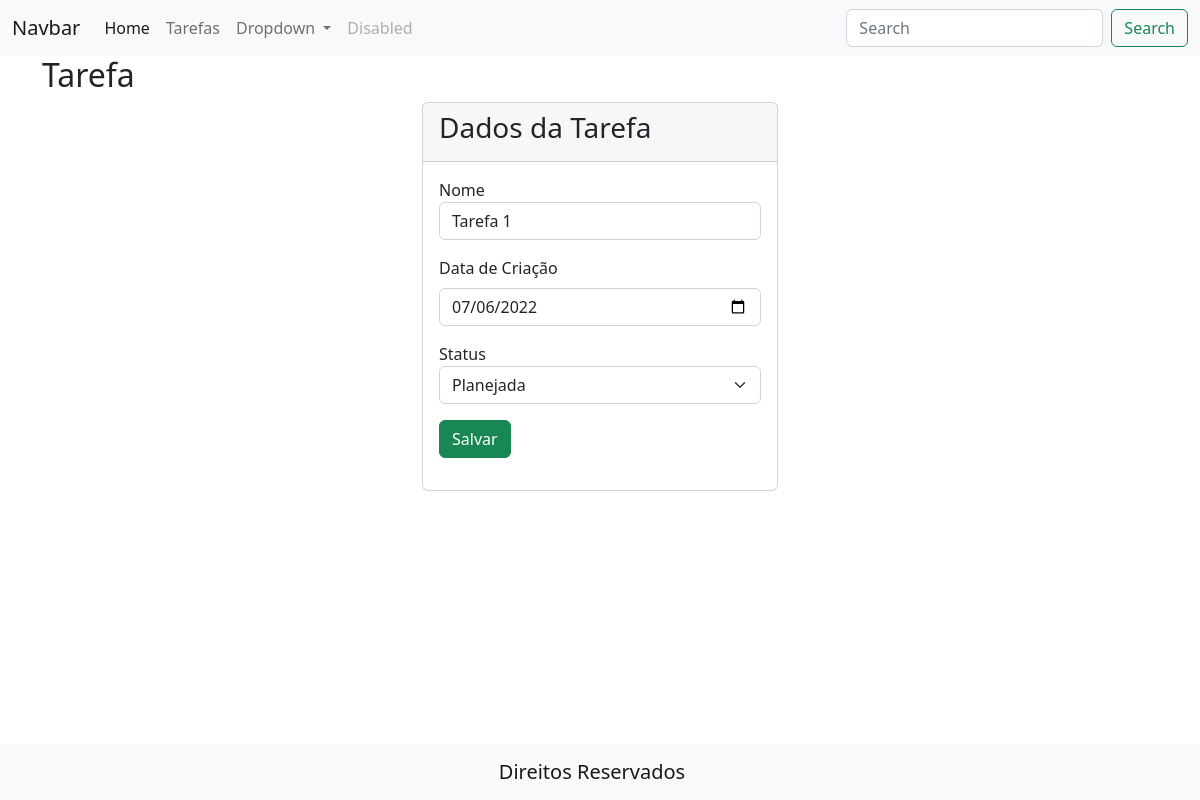
/todos/edit?id=1, run on an earlier commit of the app's database.
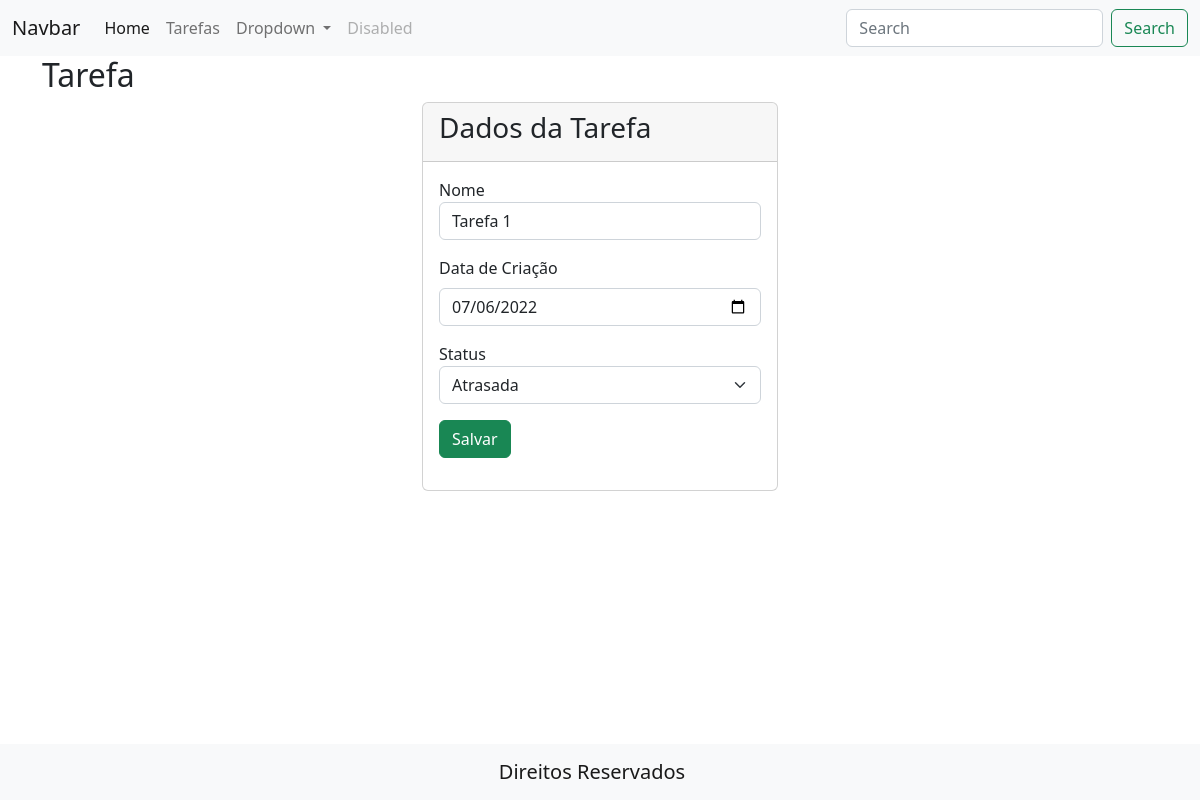
And on a later commit of the database.
### tables this page shows
CREATE TABLE IF NOT EXISTS `todos` ( 
  `id` int(11) NOT NULL,
  `name` VARCHAR(255) NOT NULL,
  `status` VARCHAR(20) NOT NULL DEFAULT 'created',
  `creation_date` DATE NOT NULL DEFAULT (CURRENT_DATE)
);

### controllers/TodosController.php (called while the page is built, shortened)
<?php
class TodosController
{
    public static function edit()
    {
        include 'models/TodosModel.php';
        $model = new TodosModel();
        $model = $model->getById((int) $_GET['id']);
        include 'views/modules/todos/FormTodo.php';
    }
}
?>

### DAO/TodosDao.php (called while the page is built, shortened)
<?php
class TodosDAO
{
    private $conn;
    public function __construct()
    {
        $dsn = "mysql:host=mysql_db:3306;dbname=todos_db";
        $this->conn = new PDO($dsn, 'root', 'root');
    }
    public function selectById($id)
    {
        include_once "models/TodosModel.php";
        $sql = "SELECT * FROM todos WHERE id = ? LIMIT 1";
        $stmt = $this->conn->prepare($sql);
        $stmt->bindValue(1, $id);
        $stmt->execute();
        return $stmt->fetchObject("TodosModel");
    }
}

### models/TodosModel.php (called while the page is built, shortened)
<?php
class TodosModel
{
    public function getById(int $id)
    {
        include 'DAO/TodosDao.php';
        $dao = new TodosDao();
        return $dao->selectById($id);
    }
}

### views/modules/todos/FormTodo.php (the view, shortened to what this page needs)
<?php include 'views/layout/header.php'; ?>
<div class="container">
    <h2>Tarefa</h2>
    <div class="row align-items-center justify-content-center">
        <div class="col-4">
            <div class="card">
                <div class="card-header">
                    <h3>Dados da Tarefa</h3>
                </div>
                <div class="card-body">
                    <form action="/todos/form/save" method="post">
                        <div class="mb-3">
                            <label for="name" class="control-label" class="form-label">Nome</label>
                            <input type="text" id="name" name="name"  placeholder="Nome do Todo" required class="form-control"
                                value="<?php echo $model->name == null ? '' : $model->name ?>" placeholder=''>
                        </div>
                        <div class="mb-3">
                            <label for="creation_date" class="form-label">Data de Criação</label>
                            <input type="date" id="creation_date" name="creation_date" class="form-control"
                                value="<?= $model->creation_date ?>">
                        </div>
                        <div class="mb-3">
                            <label for="status" class="control-label" class="form-label">Status</label>
                            <select name="status" id="status" required class="form-select">
                                <option value="Planejada" <?php if ($model->status == "Planejada") {echo 'selected="selected"'; } ?>>Planejada</option>
                                <option value="Atrasada" <?php if($model->status == "Atrasada") { echo 'selected="selected"'; } ?>>Atrasada</option>
                            </select>
                        </div>
                        <div class="mb-3">
                            <button type="submit" class="fomm-submit btn btn-success">Salvar</button>
                        </div>
                    </form>
                </div>
            </div>
        </div>
    </div>
</div>
<?php include 'views/layout/footer.php'; ?>

What changed in the data, as far as the page shows it:
changed todos "Tarefa 1": status "Planejada" → "Atrasada"
